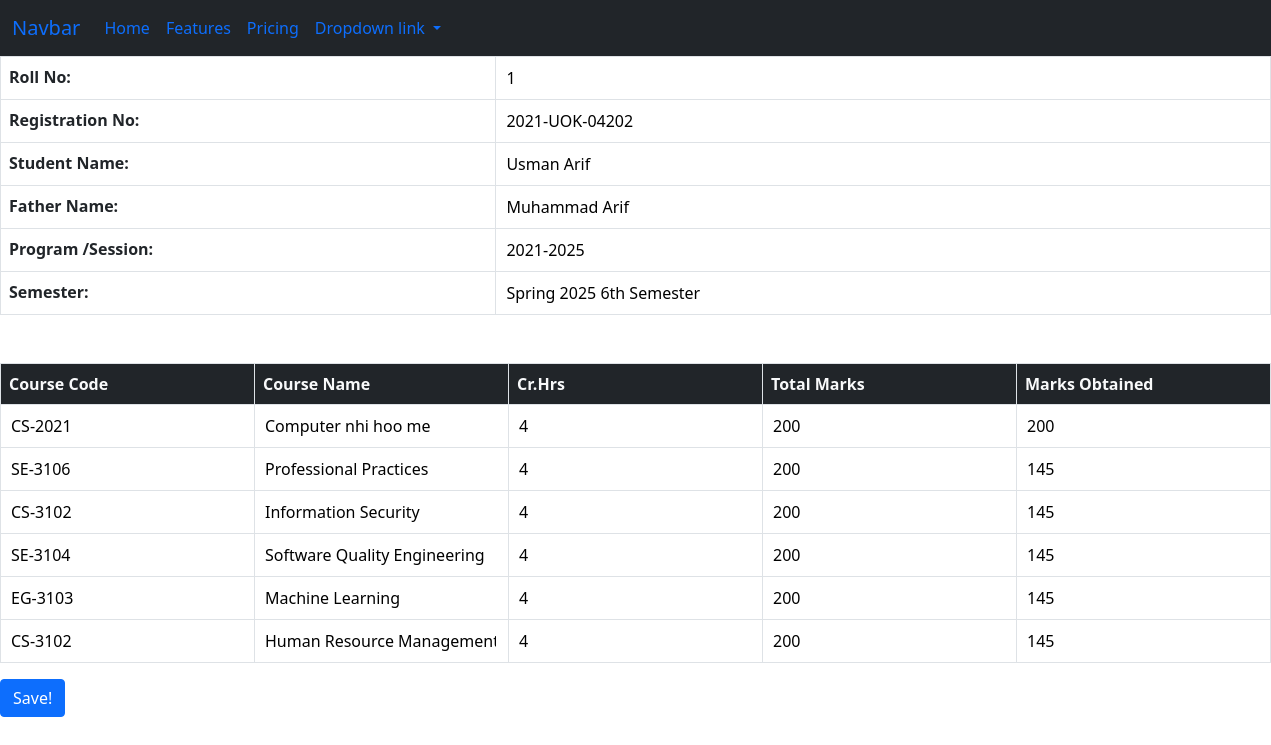
The app's page /school/changeresult/1 with its own data.
### school/models.py (models this page shows, shortened)
class bookresult(models.Model):
    rollno = models.IntegerField(primary_key=True, default=0)
    regno = models.CharField(max_length=23, default='2021-UOK-04201')
    sname = models.CharField(max_length=39, default='')
    fname = models.CharField(max_length=50, default='')
    session = models.CharField(max_length=50, default='BS Software Engineering Fall (2021-2025)')
    semester = models.CharField(max_length=49, default='Spring 2023 4th Semester')
    courdecode = models.CharField(max_length=34, default='SE-3101')
    crhours = models.IntegerField(default=4)
    lettergrage = models.CharField(max_length=34, default='A')
    bname = models.CharField(max_length=199, default='Web Engineering')
    tmark = models.IntegerField(default=200)
    omark = models.IntegerField(default=145)
    percentage = models.FloatField(default=50.0)
    courdecode1 = models.CharField(max_length=34, default='SE-3106')
    crhours1 = models.IntegerField(default=4)
    lettergrage1 = models.CharField(max_length=34, default='A')
    bname1 = models.CharField(max_length=199, default='Professional Practices')
    tmark1 = models.IntegerField(default=200)
    omark1 = models.IntegerField(default=145)
    percentage1 = models.FloatField(default=50.0)
    courdecode2 = models.CharField(max_length=34, default='CS-3102')
    crhours2 = models.IntegerField(default=4)
    lettergrage2 = models.CharField(max_length=34, default='A')
    bname2 = models.CharField(max_length=199, default='Information Security')
    tmark2 = models.IntegerField(default=200)
    omark2 = models.IntegerField(default=145)
    percentage2 = models.FloatField(default=50.0)
    courdecode3 = models.CharField(max_length=34, default='SE-3104')
    crhours3 = models.IntegerField(default=4)
    lettergrage3 = models.CharField(max_length=34, default='A')
    bname3 = models.CharField(max_length=199, default='Software Quality Engineering')
    tmark3 = models.IntegerField(default=200)
    omark3 = models.IntegerField(default=145)
    percentage3 = models.FloatField(default=50.0)
    courdecode4 = models.CharField(max_length=34, default='EG-3103')
    crhours4 = models.IntegerField(default=4)
    lettergrage4 = models.CharField(max_length=34, default='A')
    bname4 = models.CharField(max_length=199, default='Machine Learning')
    tmark4 = models.IntegerField(default=200)
    omark4 = models.IntegerField(default=145)
    percentage4 = models.FloatField(default=50.0)
    courdecode5 = models.CharField(max_length=34, default='CS-3102')
    crhours5 = models.IntegerField(default=4)
    lettergrage5 = models.CharField(max_length=34, default='A')
    bname5 = models.CharField(max_length=199, default='Human Resource Management')
    tmark5 = models.IntegerField(default=200)
    omark5 = models.IntegerField(default=145)
    percentage5 = models.FloatField(default=50.0)
    gpa = models.FloatField(default=3.00)
    remarks = models.CharField(max_length=34, default='Promoted')

### school/views.py (the view, shortened to what this page needs)
# urls.py: path('changeresult/<int:rollno>', views.changeresult, name='changeresult'),
def changeresult(request, rollno):
    produ = bookresult.objects.filter(rollno=rollno)
    dicti = {'bookresult':produ[0]}
    return render(request, 'changeresult.html', dicti)

### school/templates/changeresult.html
{%extends 'teacherportal.html' %}
{% block body %}
<form action="#" method="post">{% csrf_token %}
    <table class="table table-bordered table-responsive">
          <tbody>
            <th>Roll No:</th>
            <td> <input type="text" value="{{bookresult.rollno}}" name="crollno"> </td>
          </tbody>
          <tbody>
            <th>Registration No:</th>
            <td> <input type="text" value="{{bookresult.regno}}" name="cregno"> </td>
          </tbody>
          <tbody>
            <th>Student Name:</th>
            <td> <input type="text" value="{{bookresult.sname}}" name="csname"> </td>
          </tbody>
          <tbody>
            <th>Father Name:</th>
            <td> <input type="text" value="{{bookresult.fname}}" name="cfname"> </td>
          </tbody>
          <tbody>
            <th>Program /Session:</th>
            <td> <input type="text" value="{{bookresult.session}}" name="csession"> </td>
          </tbody>
          <tbody>
            <th>Semester:</th>
            <td> <input type="text" value="{{bookresult.semester}}" name="csemester"> </td>
          </tbody>
        </table>
<table class="table table-bordered mt-5 table-responsive">
          <thead class="bg-dark text-light">
            <tr>
              <th scope="col">Course Code</th>
              <th scope="col">Course Name</th>
              <th scope="col">Cr.Hrs</th>
              <th scope="col">Total Marks</th>
              <th scope="col">Marks Obtained</th>
            </tr>
          </thead>
          <tbody>
            <tr>
                <td> <input type="text" value="{{bookresult.courdecode}}" name="ccourdecode"></td>
                <td> <input type="text" value="{{bookresult.bname}}" name="cbname"></td>
                <td> <input type="text" value="{{bookresult.crhours}}" name="ccrhours"></td>
                <td> <input type="text" value="{{bookresult.tmark}}" name="ctmark"></td>
                <td> <input type="text" value="{{bookresult.omark}}" name="comark"></td>
            </tr>
            <tr>
                <td> <input type="text" value="{{bookresult.courdecode1}}" name="ccourdecode1"></td>
                <td> <input type="text" value="{{bookresult.bname1}}" name="cbname1"></td>
                <td> <input type="text" value="{{bookresult.crhours1}}" name="ccrhours1"></td>
                <td> <input type="text" value="{{bookresult.tmark1}}" name="ctmark1"></td>
                <td> <input type="text" value="{{bookresult.omark1}}" name="comark1"></td>
            </tr>
            <tr>
                <td> <input type="text" value="{{bookresult.courdecode2}}" name="ccourdecode2"></td>
                <td> <input type="text" value="{{bookresult.bname2}}" name="cbname2"></td>
                <td> <input type="text" value="{{bookresult.crhours2}}" name="ccrhours2"></td>
                <td> <input type="text" value="{{bookresult.tmark2}}" name="ctmark2"></td>
                <td> <input type="text" value="{{bookresult.omark2}}" name="comark2"></td>
            </tr>
            <tr>
                <td> <input type="text" value="{{bookresult.courdecode3}}" name="ccourdecode3"></td>
                <td> <input type="text" value="{{bookresult.bname3}}" name="cbname3"></td>
                <td> <input type="text" value="{{bookresult.crhours3}}" name="ccrhours3"></td>
                <td> <input type="text" value="{{bookresult.tmark3}}" name="ctmark3"></td>
                <td> <input type="text" value="{{bookresult.omark3}}" name="comark3"></td>
            </tr>
            <tr>
                <td> <input type="text" value="{{bookresult.courdecode4}}" name="ccourdecode4"></td>
                <td> <input type="text" value="{{bookresult.bname4}}" name="cbname4"></td>
                <td> <input type="text" value="{{bookresult.crhours4}}" name="ccrhours4"></td>
                <td> <input type="text" value="{{bookresult.tmark4}}" name="ctmark4"></td>
                <td> <input type="text" value="{{bookresult.omark4}}" name="comark4"></td>
            </tr>
            <tr>
                <td> <input type="text" value="{{bookresult.courdecode5}}" name="ccourdecode5"></td>
                <td> <input type="text" value="{{bookresult.bname5}}" name="cbname5"></td>
                <td> <input type="text" value="{{bookresult.crhours5}}" name="ccrhours5"></td>
                <td> <input type="text" value="{{bookresult.tmark5}}" name="ctmark5"></td>
                <td> <input type="text" value="{{bookresult.omark5}}" name="comark5"></td>
            </tr>
            </tbody>
          </table>
<button class="btn btn-primary">Save!</button>
</form>
{% endblock %}

### school/templates/teacherportal.html (shortened to what this page needs)
<!DOCTYPE html>
<html lang="en">
<head>
    {% load static %}
    <link rel="stylesheet" href="{%static 'bootstrap.css' %}">
</head>
<body>
    <nav class="navbar navbar-expand-lg bg-dark">
        <div class="container-fluid">
          <a class="navbar-brand" href="#">Navbar</a>
          <div class="collapse navbar-collapse" id="navbarNavDropdown">
            <ul class="navbar-nav">
              <li class="nav-item">
                <a class="nav-link active" aria-current="page" href="#">Home</a>
              </li>
              <li class="nav-item">
                <a class="nav-link" href="#">Features</a>
              </li>
              <li class="nav-item">
                <a class="nav-link" href="#">Pricing</a>
              </li>
              <li class="nav-item dropdown">
                <a class="nav-link dropdown-toggle" href="#" role="button" data-bs-toggle="dropdown" aria-expanded="false">
                  Dropdown link
                </a>
              </li>
            </ul>
          </div>
        </div>
      </nav>
      {% block body %}{% endblock %}
</body>
</html>

### records on screen
bookresult: crollno "1", cregno "2021-UOK-04202", csname "Usman Arif", cfname "Muhammad Arif", csession "2021-2025", csemester "Spring 2025 6th Semester", ccourdecode "CS-2021", cbname "Computer nhi hoo me", ccrhours "4", ctmark "200", comark "200", ccourdecode1 "SE-3106", cbname1 "Professional Practices", ccrhours1 "4", ctmark1 "200", comark1 "145", ccourdecode2 "CS-3102", cbname2 "Information Security", ccrhours2 "4", ctmark2 "200", comark2 "145", ccourdecode3 "SE-3104", cbname3 "Software Quality Engineering", ccrhours3 "4", ctmark3 "200", comark3 "145", ccourdecode4 "EG-3103", cbname4 "Machine Learning", ccrhours4 "4", ctmark4 "200", comark4 "145", ccourdecode5 "CS-3102", cbname5 "Human Resource Management", ccrhours5 "4", ctmark5 "200", comark5 "145"
